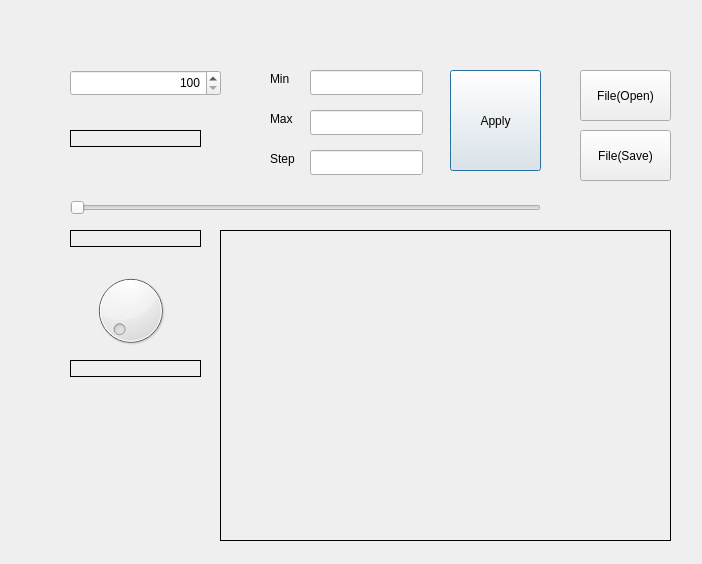
<?xml version="1.0" encoding="UTF-8"?>
<ui version="4.0">
 <class>Dialog</class>
 <widget class="QDialog" name="Dialog">
  <property name="geometry">
   <rect>
    <x>0</x>
    <y>0</y>
    <width>702</width>
    <height>564</height>
   </rect>
  </property>
  <property name="windowTitle">
   <string>Dialog</string>
  </property>
  <widget class="QSpinBox" name="spinBox">
   <property name="geometry">
    <rect>
     <x>70</x>
     <y>70</y>
     <width>151</width>
     <height>26</height>
    </rect>
   </property>
   <property name="alignment">
    <set>Qt::AlignRight|Qt::AlignTrailing|Qt::AlignVCenter</set>
   </property>
   <property name="minimum">
    <number>100</number>
   </property>
   <property name="maximum">
    <number>1000</number>
   </property>
   <property name="singleStep">
    <number>10</number>
   </property>
  </widget>
  <widget class="QLabel" name="label">
   <property name="geometry">
    <rect>
     <x>270</x>
     <y>70</y>
     <width>67</width>
     <height>17</height>
    </rect>
   </property>
   <property name="text">
    <string>Min</string>
   </property>
  </widget>
  <widget class="QLabel" name="label_2">
   <property name="geometry">
    <rect>
     <x>270</x>
     <y>110</y>
     <width>67</width>
     <height>17</height>
    </rect>
   </property>
   <property name="text">
    <string>Max</string>
   </property>
  </widget>
  <widget class="QLabel" name="label_3">
   <property name="geometry">
    <rect>
     <x>270</x>
     <y>150</y>
     <width>67</width>
     <height>17</height>
    </rect>
   </property>
   <property name="text">
    <string>Step</string>
   </property>
  </widget>
  <widget class="QLineEdit" name="editMin">
   <property name="geometry">
    <rect>
     <x>310</x>
     <y>70</y>
     <width>113</width>
     <height>25</height>
    </rect>
   </property>
  </widget>
  <widget class="QLineEdit" name="editMax">
   <property name="geometry">
    <rect>
     <x>310</x>
     <y>110</y>
     <width>113</width>
     <height>25</height>
    </rect>
   </property>
  </widget>
  <widget class="QLineEdit" name="editStep">
   <property name="geometry">
    <rect>
     <x>310</x>
     <y>150</y>
     <width>113</width>
     <height>25</height>
    </rect>
   </property>
  </widget>
  <widget class="QPushButton" name="btnApply">
   <property name="geometry">
    <rect>
     <x>450</x>
     <y>70</y>
     <width>91</width>
     <height>101</height>
    </rect>
   </property>
   <property name="text">
    <string>Apply</string>
   </property>
  </widget>
  <widget class="QLabel" name="labelValue">
   <property name="geometry">
    <rect>
     <x>70</x>
     <y>130</y>
     <width>131</width>
     <height>17</height>
    </rect>
   </property>
   <property name="frameShape">
    <enum>QFrame::Box</enum>
   </property>
   <property name="text">
    <string/>
   </property>
   <property name="wordWrap">
    <bool>false</bool>
   </property>
  </widget>
  <widget class="QLabel" name="labelValue2">
   <property name="geometry">
    <rect>
     <x>70</x>
     <y>230</y>
     <width>131</width>
     <height>17</height>
    </rect>
   </property>
   <property name="frameShape">
    <enum>QFrame::Box</enum>
   </property>
   <property name="text">
    <string/>
   </property>
   <property name="wordWrap">
    <bool>false</bool>
   </property>
  </widget>
  <widget class="QSlider" name="slider">
   <property name="geometry">
    <rect>
     <x>70</x>
     <y>200</y>
     <width>471</width>
     <height>16</height>
    </rect>
   </property>
   <property name="orientation">
    <enum>Qt::Horizontal</enum>
   </property>
  </widget>
  <widget class="QDial" name="dial">
   <property name="geometry">
    <rect>
     <x>80</x>
     <y>270</y>
     <width>101</width>
     <height>81</height>
    </rect>
   </property>
  </widget>
  <widget class="QLabel" name="labelValue3">
   <property name="geometry">
    <rect>
     <x>70</x>
     <y>360</y>
     <width>131</width>
     <height>17</height>
    </rect>
   </property>
   <property name="frameShape">
    <enum>QFrame::Box</enum>
   </property>
   <property name="text">
    <string/>
   </property>
   <property name="wordWrap">
    <bool>false</bool>
   </property>
  </widget>
  <widget class="QLabel" name="labelPixmap">
   <property name="geometry">
    <rect>
     <x>220</x>
     <y>230</y>
     <width>451</width>
     <height>311</height>
    </rect>
   </property>
   <property name="frameShape">
    <enum>QFrame::Box</enum>
   </property>
   <property name="text">
    <string/>
   </property>
  </widget>
  <widget class="QPushButton" name="btnOpen">
   <property name="geometry">
    <rect>
     <x>580</x>
     <y>70</y>
     <width>91</width>
     <height>51</height>
    </rect>
   </property>
   <property name="text">
    <string>File(Open)</string>
   </property>
  </widget>
  <widget class="QPushButton" name="btnSave">
   <property name="geometry">
    <rect>
     <x>580</x>
     <y>130</y>
     <width>91</width>
     <height>51</height>
    </rect>
   </property>
   <property name="text">
    <string>File(Save)</string>
   </property>
  </widget>
  <widget class="QLabel" name="labelSize">
   <property name="geometry">
    <rect>
     <x>220</x>
     <y>550</y>
     <width>451</width>
     <height>20</height>
    </rect>
   </property>
   <property name="layoutDirection">
    <enum>Qt::LeftToRight</enum>
   </property>
   <property name="text">
    <string/>
   </property>
  </widget>
 </widget>
 <resources/>
 <connections/>
</ui>
